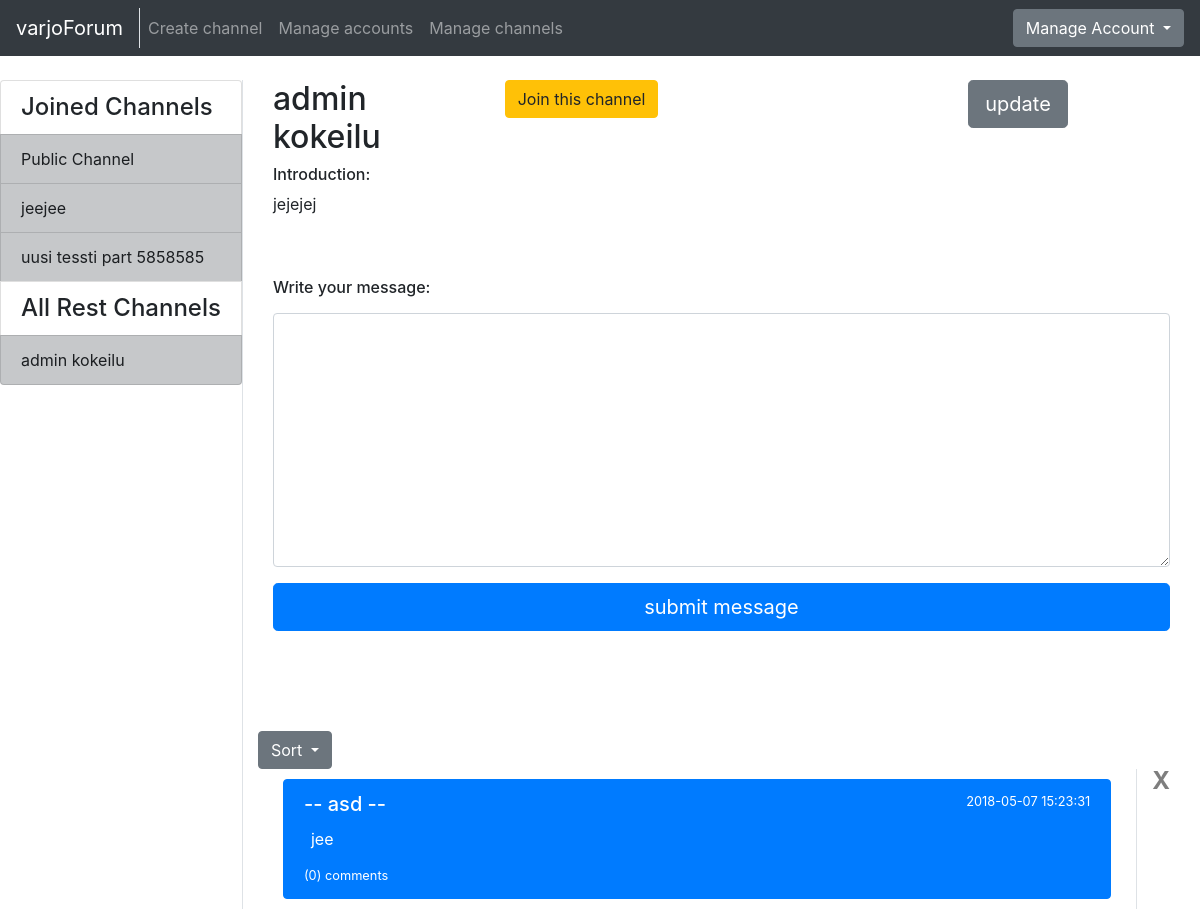
/channels/3/first/ (signed in), run on an earlier commit of the app's database.
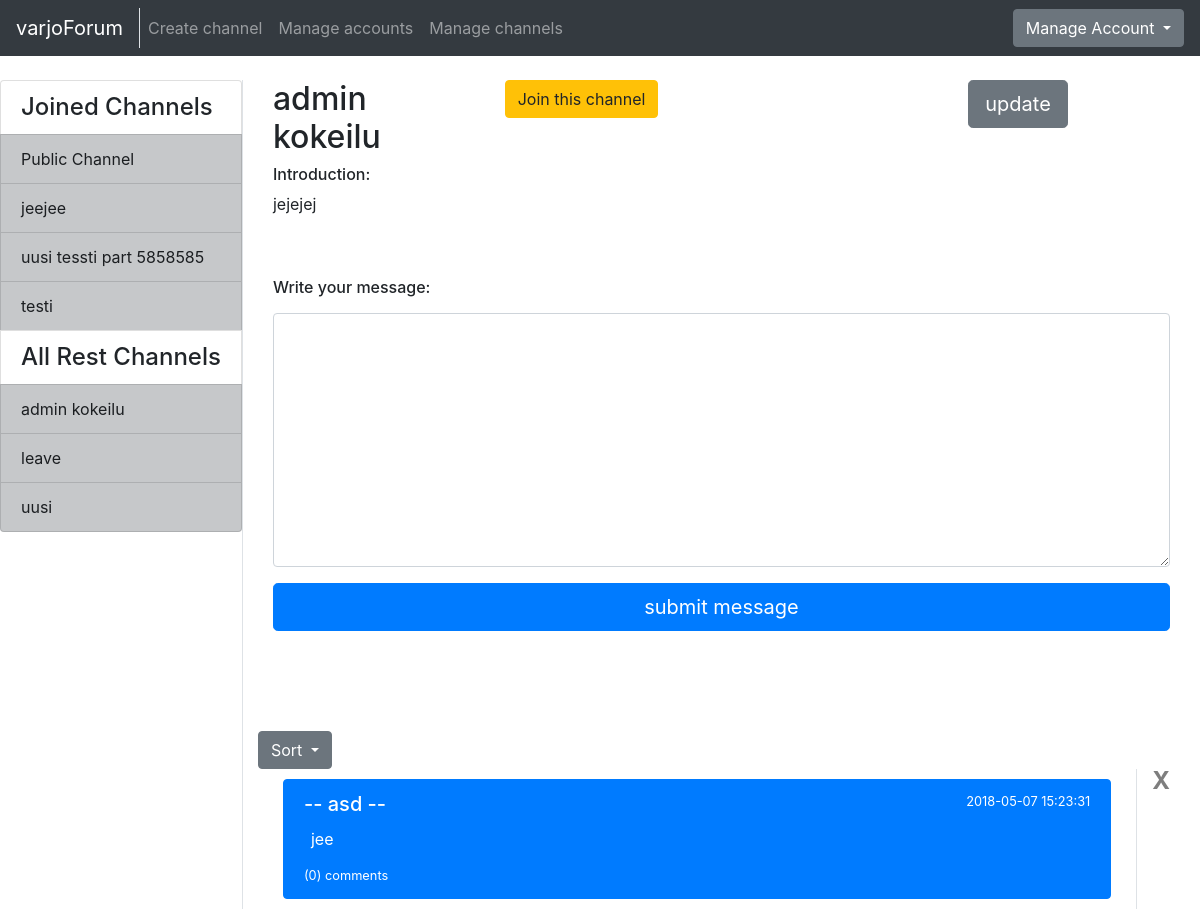
And on a later commit of the database.
### application/channels/models.py (models this page shows, shortened)
class Channel(Base):
    name = db.Column(db.String(144), nullable=False)
    introduction = db.Column(db.Text, nullable=False)
    master_id = db.Column(db.Integer, nullable=False)
    messages = db.relationship("Message", backref='Channel', lazy=True)
    accounts = db.relationship('Account', secondary=accounts, lazy='subquery',
        backref=db.backref('channels', lazy=True))
    @staticmethod
    def get_my_channels(account_id):
        stmt = text("SELECT Channel.id, Channel.name"
                    " FROM Channel, Account, Accounts"
                    " WHERE Channel.id = Accounts.channel_id"
                    " AND Account.id = Accounts.account_id"
                    " AND Account.id = :account_id").params(account_id=account_id)
        res = db.engine.execute(stmt)
        response = []
        for row in res:
            response.append({"channel_id":row[0], "channel_name":row[1]})
        return response
    @staticmethod
    def get_channels_where_not_in(account_id):
        stmt = text("SELECT channel.id, channel.name"
                    " FROM Channel"
                    " WHERE Channel.id NOT IN ("
                        " SELECT Channel.id"
                            " FROM Channel, Account, Accounts"
                            " WHERE Channel.id = Accounts.channel_id"
                            " AND Account.id = Accounts.account_id"
                            " AND Account.id = :account_id"
                    " )").params(account_id=account_id)
        res = db.engine.execute(stmt)
        response = []
        for row in res:
            response.append({"id":row[0], "name":row[1]})
        return response
    @staticmethod
    def is_joined(channel_id, account_id):
        stmt = text("SELECT Channel.id"
                    " FROM Channel, Account, Accounts"
                    " WHERE Channel.id = :channel_id"
                    " AND Channel.id = Accounts.channel_id"
                    " AND Account.id = :account_id"
                    " AND Account.id = Accounts.account_id").params(channel_id=channel_id, account_id=account_id)
        res = db.engine.execute(stmt)
        response = False
        for row in res:
            if row[0] == int(channel_id):
                response = True
        return response

### application/messages/models.py (models this page shows, shortened)
class Message(Base):
    body = db.Column(db.Text, nullable=False)
    writer = db.Column(db.String(144), nullable=False)
    account_id = db.Column(db.Integer, db.ForeignKey('account.id'), nullable=False)
    channel_id = db.Column(db.Integer, db.ForeignKey('channel.id'), nullable=False)
    comments = db.relationship("Comment", backref='message', lazy=True)
    @staticmethod
    def count_how_many_comments_get_first(channel_id):
        stmt = text("SELECT Channel.id, Message.id, Channel.name, Message.body, COUNT(Comment.id), Message.writer, Message.date_created, Message.account_id"
                    " FROM Channel, Message"
                    " LEFT JOIN Comment ON Message.id = Comment.message_id"
                    " WHERE Channel.id = Message.channel_id"
                        " and Channel.id = :channel_id"
                    " GROUP BY Channel.id, Message.id"
                    " ORDER BY Message.date_created DESC").params(channel_id=channel_id)
        res = db.engine.execute(stmt)
        response = []
        for row in res:
            response.append({"channel_id":row[0],
                            "message_id":row[1],
                            "channel_name":row[2],
                            "body":row[3],
                            "comment_count":row[4],
                            "writer":row[5],
                            "date":row[6],
                            "account_id":row[7] })
        return response

### application/channels/views.py (the view)
@app.route("/channels/<channel_id>/<sort>/", methods=["GET"])
@login_required
def one_channel_index(channel_id, sort):
    if channel_id == "1":
        return redirect(url_for('frontpage', sort="first"))
    query = []
    if sort == 'first':
        query= Message.count_how_many_comments_get_first(channel_id)
    elif sort == 'last':
        query = Message.count_how_many_comments_get_last(channel_id)
    return render_template("channels/channel.html",
                            messageform = MessageForm(),
                            channel = Channel.query.get(channel_id),
                            que = query ,
                            my_channels=Channel.get_my_channels(current_user.id),
                            all_channels=Channel.get_channels_where_not_in(current_user.id),
                            allready_join = Channel.is_joined(channel_id, current_user.id))

### application/messages/forms.py
class MessageForm(FlaskForm):
  body = TextAreaField("Write your message: ", [validators.length(min=2)])
  class Meta:
    csrf = False

### application/__init__.py (called while the page is built)
@login_manager.user_loader
def load_user(account_id):
  return Account.query.get(account_id)

### application/templates/channels/channel.html (shortened to what this page needs)
{% extends "layout.html" %}
{% block body %}
<div class="container">
  <div class="row">
    <div class="col">
      <h2>{{ channel.name }}</h2>
      <h6>Introduction:</h6>
      <p>{{ channel.introduction }}</p>
    </div>
    <div class="col">
      {% if allready_join == False %}
      <form method="POST" action="{{ url_for('channels_join', channel_id=channel.id) }}">
        <button type="submit" class="btn btn-warning">Join this channel</button>
      </form>
      {% endif %}
    </div>
    <div class="col">
    </div>
    <div class="col">
      {% if current_user.admin == True or current_user.id == channel.master_id %}
        <a href="{{ url_for('channel_change', channel_id=channel.id) }}" >
          <button type="button" class="btn btn-secondary btn-lg" >update</button>
        </a>
      {% endif %}
    </div>
  </div>
  <div class="row">
  </div>
  <div class="row">
    {% if allready_join == True or current_user.admin == True %}
    <div class="col">
      {% if current_user.is_authenticated %}
        <form method="POST" action="{{ url_for('messages_create', channel_id=channel.id) }}" name="messageform"
            style="padding-bottom: 100px; padding-top: 30px">
          <div class="form-group">
            <h6>{{ messageform.body.label }}</h6>
            {{ messageform.body(class="form-control", rows=10) }}
          </div>
          <button type="submit" class="btn btn-primary btn-lg btn-block" >submit message</button>
        </form>
      {% endif %}
      <div class="row">
          <div class="btn-group" role="group">
            <button id="btnGroupDrop1" type="button" class="btn btn-secondary dropdown-toggle" data-toggle="dropdown" aria-haspopup="true"
                aria-expanded="false">
              Sort
            </button>
          </div>
      </div>
      {% for message in que %}
      <div class="row">
        <div class="col">
          <div class="list-group" style="padding: 10px">
            <a href="{{ url_for('message_index', channel_id=channel.id, message_id=message.message_id) }}"
                class="list-group-item list-group-item-action flex-column align-items-start active">
              <div class="d-flex w-100 justify-content-between">
                <h5 class="mb-1">-- {{ message.writer }} --</h5>
                <small>{{ message.date }}</small>
              </div>
              <p class="mb-1" style="padding: 7px">{{ message.body }}</p>
              <small>({{ message.comment_count }}) comments</small>
            </a>
          </div>
        </div>
        <div class="border-left">
          <div class="col">
            {% if current_user.admin == True or current_user.id == message.account_id %}
            <form action="{{ url_for('delete_message', channel_id=channel.id, message_id=message.message_id) }}" method="POST">
              <button type="submit" class="close">X</button>
            </form>
            {% endif %}
          </div>
        </div>
      </div>
      {% endfor %}
    </div>
    {% endif %}
  </div>
</div>
{% endblock %}

### application/templates/layout.html (shortened to what this page needs)
<!DOCTYPE html>
  <html>
    <head>
      <link rel="stylesheet" href="https://maxcdn.bootstrapcdn.com/bootstrap/4.0.0/css/bootstrap.min.css">
    </head>
    <body>
      <nav class="navbar navbar-expand-md navbar-dark bg-dark mb-4">
        <div class="border-right">
          <a class="navbar-brand" href="{{ url_for('index') }}">varjoForum</a>
        </div>
        <div class="collapse navbar-collapse" id="navbarCollapse">
          <ul class="navbar-nav mr-auto">
            {% if current_user.is_authenticated %}
              <li class="nav-item">
                <a class="nav-link" href="{{ url_for('channel_form') }}">Create channel</a>
              </li>
            {% endif %}
            {% if current_user.admin == True %}
              <li class="nav-item">
                <a class="nav-link" href="{{ url_for('account_list') }}">Manage accounts</a>
              </li>
              <li class="nav-item">
                <a href="{{ url_for('channel_manager') }}" class="nav-link">Manage channels</a>
              </li>
            {% endif %}
          </ul>
            <div class="btn-group">
              <button type="button" class="btn btn-secondary dropdown-toggle" data-toggle="dropdown" aria-haspopup="true" aria-expanded="false">
                {% if current_user.is_authenticated %}
                  Manage Account
                {% else %}
                  Login
                {% endif %}
              </button>
            </div>
        </div>
      </nav>
      <div class="container-fluid" >
        <div class="row">
            <div class="border-right">
              <div class="col-sx" >
                <div style="float: left">
                  <div class="list-group">
                  {% if current_user.is_authenticated %}
                    {% if my_channels %}
                    <h4 class="list-group-item">Joined Channels</h4>
                    {% endif %}
                    {% for my_channel in my_channels %}
                        <a href="{{ url_for('one_channel_index', channel_id=my_channel.channel_id, sort='first') }}"
                            class="list-group-item list-group-item-action list-group-item-dark">
                        {{ my_channel.channel_name }}
                        </a>
                    {% endfor %}
                    <h4 class="list-group-item">All Rest Channels</h4>
                {% else %}
                {% if all_channels %}
                <h4 class="list-group-item">All Channels</h4>
                {% endif %}
                {% endif %}
                {% for channel in all_channels %}
                <a href="{{ url_for('one_channel_index', channel_id=channel.id, sort='first') }}"
                    class="list-group-item list-group-item-action list-group-item-dark">
                  {{ channel.name }}
                </a>
                {% endfor %}
              </div>
              </div>
              </div>
          </div>
          <div class="col">
            {% block body %}{% endblock %}
          </div>
        </div>
    </body>
  </html>

What changed in the data, as far as the page shows it:
added Channel: channel_name "testi", shown under "Joined Channels"
added Channel: name "leave", shown under "All Rest Channels"
added Channel: name "uusi", shown under "All Rest Channels"
